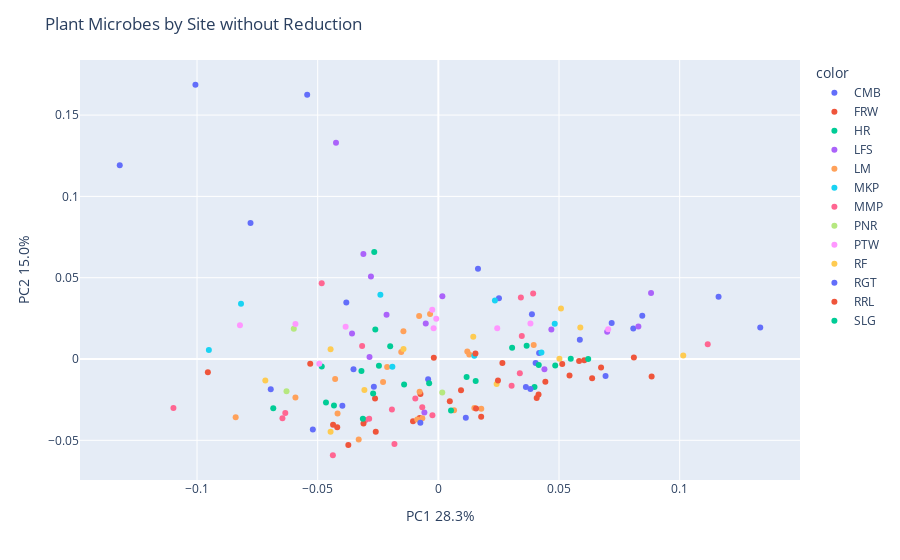

The code cell stored with this chart in its notebook:
### Code cell
X = pivoted_df[genera_col]

pca = PCA(n_components=2)
components = pca.fit_transform(X)

fig = px.scatter(components, x=0, y=1, color=pivoted_df['site_id'])
fig.update_layout(
    title = "Plant Microbes by Site without Reduction",
    xaxis_title="PC1 " + str(round(100*pca.explained_variance_ratio_[0], 1)) + '%',
    yaxis_title="PC2 " + str(round(100*pca.explained_variance_ratio_[1], 1)) + '%')
fig.show()

### Figure 1 — Plotly figure (JSON) as saved in the notebook; plotly's stock layout.template omitted (floating-point values rounded to 4 significant figures)
{"data": [{"hovertemplate": "color=CMB<br>0=%{x}<br>1=%{y}<extra></extra>", "legendgroup": "CMB", "marker": {"color": "#636efa", "symbol": "circle"}, "mode": "markers", "name": "CMB", "orientation": "v", "showlegend": true, "type": "scatter", "x": [0.08078, 0.05863, 0.07182, 0.0403, -0.1007, -0.02673, -0.05435, 0.02511, -0.07784, -0.132, 0.0845, -0.06945, 0.06929, 0.03878, 0.01642, -0.004234, 0.1161, 0.04175, 0.1334, -0.03815], "xaxis": "x", "y": [0.0187, 0.0119, 0.02219, -0.002406, 0.1686, -0.01707, 0.1626, 0.03738, 0.08366, 0.1192, 0.02652, -0.01864, -0.01053, 0.02755, 0.05543, -0.01249, 0.03832, 0.003677, 0.01942, 0.03472], "yaxis": "y"}, {"hovertemplate": "color=FRW<br>0=%{x}<br>1=%{y}<extra></extra>", "legendgroup": "FRW", "marker": {"color": "#EF553B", "symbol": "circle"}, "mode": "markers", "name": "FRW", "orientation": "v", "showlegend": true, "type": "scatter", "x": [-0.0373, -0.0105, -0.00742, 0.04152, 0.05436, -0.05309, 0.06045, -0.04191, -0.00774, 0.05833, -0.02594], "xaxis": "x", "y": [-0.05282, -0.03829, -0.02157, -0.02183, -0.01017, -0.002885, -0.000698, -0.04194, -0.03627, -0.001175, -0.04473], "yaxis": "y"}, {"hovertemplate": "color=HR<br>0=%{x}<br>1=%{y}<extra></extra>", "legendgroup": "HR", "marker": {"color": "#00cc96", "symbol": "circle"}, "mode": "markers", "name": "HR", "orientation": "v", "showlegend": true, "type": "scatter", "x": [0.03984, 0.0621, 0.04843, 0.03056, 0.05486, -0.04832], "xaxis": "x", "y": [-0.01725, -1.31e-05, -0.003946, 0.006851, 0.0001474, -0.00459], "yaxis": "y"}, {"hovertemplate": "color=LFS<br>0=%{x}<br>1=%{y}<extra></extra>", "legendgroup": "LFS", "marker": {"color": "#ab63fa", "symbol": "circle"}, "mode": "markers", "name": "LFS", "orientation": "v", "showlegend": true, "type": "scatter", "x": [0.04396, 0.001668, -0.02147, 0.06995, -0.02794, -0.04241, 0.08813, -0.005782, 0.08288, -0.03577, -0.02852, -0.005225, 0.04683, -0.03106], "xaxis": "x", "y": [-0.006283, 0.03851, 0.02726, 0.01676, 0.05071, 0.133, 0.04057, -0.03297, 0.02002, 0.01563, 0.001175, 0.02179, 0.01809, 0.06458], "yaxis": "y"}, {"hovertemplate": "color=LM<br>0=%{x}<br>1=%{y}<extra></extra>", "legendgroup": "LM", "marker": {"color": "#FFA15A", "symbol": "circle"}, "mode": "markers", "name": "LM", "orientation": "v", "showlegend": true, "type": "scatter", "x": [0.006503, 0.01492, -0.04277, 0.012, -0.01538, -0.01448, -0.007958, -0.04176, -0.007771, -0.08399, -0.006656, -0.05922, -0.008754, -0.02122, -0.02291, -0.003431, 0.01282, -0.033, 0.01778, 0.03951], "xaxis": "x", "y": [-0.03156, -0.03013, -0.01226, 0.004677, 0.004244, 0.0171, 0.02644, -0.03349, -0.02013, -0.03576, -0.03645, -0.02364, -0.03718, -0.004851, -0.01415, 0.0276, 0.002805, -0.04957, -0.03057, 0.008678], "yaxis": "y"}, {"hovertemplate": "color=MKP<br>0=%{x}<br>1=%{y}<extra></extra>", "legendgroup": "MKP", "marker": {"color": "#19d3f3", "symbol": "circle"}, "mode": "markers", "name": "MKP", "orientation": "v", "showlegend": true, "type": "scatter", "x": [-0.01905, 0.02344, -0.08178, 0.04822, 0.0149, -0.02402, 0.04271, -0.0951], "xaxis": "x", "y": [-0.004708, 0.03593, 0.03394, 0.02172, 0.001975, 0.03946, 0.00398, 0.005602], "yaxis": "y"}, {"hovertemplate": "color=MMP<br>0=%{x}<br>1=%{y}<extra></extra>", "legendgroup": "MMP", "marker": {"color": "#FF6692", "symbol": "circle"}, "mode": "markers", "name": "MMP", "orientation": "v", "showlegend": true, "type": "scatter", "x": [-0.04372, -0.009552, 0.03458, -0.03019, 0.03377, -0.01924, -0.06343, -0.06461, -0.04834, 0.03928, -0.1098, 0.1116, -0.03159, -0.01819, -0.006674, 0.03421, -0.002459, -0.02867, 0.03036], "xaxis": "x", "y": [-0.0592, -0.0243, 0.01412, -0.03753, -0.008772, -0.03108, -0.03322, -0.03651, 0.04659, 0.04029, -0.03013, 0.009112, 0.007942, -0.05234, -0.02961, 0.03788, -0.03458, -0.03681, -0.0164], "yaxis": "y"}, {"hovertemplate": "color=PNR<br>0=%{x}<br>1=%{y}<extra></extra>", "legendgroup": "PNR", "marker": {"color": "#B6E880", "symbol": "circle"}, "mode": "markers", "name": "PNR", "orientation": "v", "showlegend": true, "type": "scatter", "x": [0.001629, -0.0599, -0.06292], "xaxis": "x", "y": [-0.02064, 0.01865, -0.01985], "yaxis": "y"}, {"hovertemplate": "color=PTW<br>0=%{x}<br>1=%{y}<extra></extra>", "legendgroup": "PTW", "marker": {"color": "#FF97FF", "symbol": "circle"}, "mode": "markers", "name": "PTW", "orientation": "v", "showlegend": true, "type": "scatter", "x": [0.07037, -0.04935, 0.0244, -0.05922, -0.000862, -0.08221, -0.03842, -0.002542, 0.03816, -0.00196], "xaxis": "x", "y": [0.01827, -0.002898, 0.01896, 0.02145, 0.02481, 0.02081, 0.01989, 0.0303, 0.02186, 0.01884], "yaxis": "y"}, {"hovertemplate": "color=RF<br>0=%{x}<br>1=%{y}<extra></extra>", "legendgroup": "RF", "marker": {"color": "#FECB52", "symbol": "circle"}, "mode": "markers", "name": "RF", "orientation": "v", "showlegend": true, "type": "scatter", "x": [-0.03065, 0.1015, 0.01447, -0.04466, -0.01444, -0.04466, 0.02414, 0.05017, 0.05081, 0.05882, -0.0717], "xaxis": "x", "y": [-0.01905, 0.002179, 0.01374, 0.00605, 0.00612, -0.04478, -0.01535, 0.0001287, 0.03112, 0.01943, -0.01317], "yaxis": "y"}, {"hovertemplate": "color=RGT<br>0=%{x}<br>1=%{y}<extra></extra>", "legendgroup": "RGT", "marker": {"color": "#636efa", "symbol": "circle"}, "mode": "markers", "name": "RGT", "orientation": "v", "showlegend": true, "type": "scatter", "x": [-0.05201, -0.03978, -0.03517, 0.01138, 0.03628, -0.007459, 0.03816], "xaxis": "x", "y": [-0.04338, -0.02882, -0.006263, -0.0361, -0.01718, -0.03923, -0.01852], "yaxis": "y"}, {"hovertemplate": "color=RRL<br>0=%{x}<br>1=%{y}<extra></extra>", "legendgroup": "RRL", "marker": {"color": "#EF553B", "symbol": "circle"}, "mode": "markers", "name": "RRL", "orientation": "v", "showlegend": true, "type": "scatter", "x": [0.009395, 0.04434, 0.05133, -0.00188, 0.06373, 0.02654, 0.01774, 0.0247, 0.08839, -0.04363, 0.004751, -0.02624, 0.06742, 0.08102, 0.04075, 0.01563, 0.01538, -0.03102, -0.09551], "xaxis": "x", "y": [-0.01918, -0.01398, -0.003082, 0.0007362, -0.01177, -0.002472, -0.03549, -0.01318, -0.01074, -0.04039, -0.02603, -0.02428, -0.005162, 0.000899, -0.02399, -0.03052, 0.003302, -0.03969, -0.008161], "yaxis": "y"}, {"hovertemplate": "color=SLG<br>0=%{x}<br>1=%{y}<extra></extra>", "legendgroup": "SLG", "marker": {"color": "#00cc96", "symbol": "circle"}, "mode": "markers", "name": "SLG", "orientation": "v", "showlegend": true, "type": "scatter", "x": [0.01171, -0.03187, -0.02462, -0.03129, -0.003814, -0.04656, -0.02656, -0.02703, 0.04161, 0.00525, 0.03659, -0.01996, -0.06841, -0.01419, 0.01547, -0.02612, -0.04325], "xaxis": "x", "y": [-0.01108, -0.007393, -0.004099, -0.03671, -0.01496, -0.02672, 0.06585, -0.02116, -0.0037, -0.03175, 0.008144, 0.007781, -0.03026, -0.01565, -0.01358, 0.01812, -0.02856], "yaxis": "y"}], "layout": {"legend": {"title": {"text": "color"}, "tracegroupgap": 0}, "margin": {"t": 60}, "title": {"text": "Plant Microbes by Site without Reduction"}, "xaxis": {"anchor": "y", "domain": [0, 1], "title": {"text": "PC1 28.3%"}}, "yaxis": {"anchor": "x", "domain": [0, 1], "title": {"text": "PC2 15.0%"}}}}
